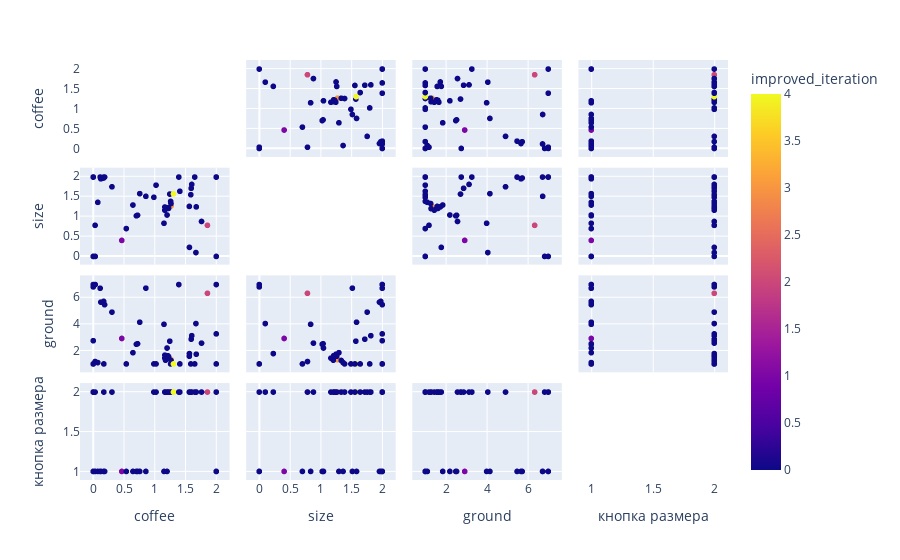

Here is the notebook cell this chart was saved with:
### Code cell
import plotly.express as px

fig = px.scatter_matrix(
    steps_df,
    dimensions=steps_df.columns[:-1],
    color="improved_iteration"
)
fig.update_traces(diagonal_visible=False)
fig.show()

### Figure 1 — Plotly figure (JSON) as saved in the notebook; plotly's stock layout.template omitted (floating-point values rounded to 4 significant figures)
{"data": [{"diagonal": {"visible": false}, "dimensions": [{"axis": {"matches": true}, "label": "coffee", "values": [0.4639, 0.7011, 1.857, 1.67, 1.564, 0.8555, 1.266, 1.15, 0.1688, 0.3043, 1.264, 1.258, 1.2, 1.225, 1.214, 1.165, 1.211, 1.175, 0.1845, 1.186, 0.1234, 1.164, 1.213, 0.7197, 2.0, 0.0, 2.0, 0.0, 0.0, 0.172, 0.02989, 0.0, 0.7562, 0.1123, 0.0, 2.0, 0.03181, 1.244, 1.305, 1.675, 1.761, 1.562, 1.602, 0.07334, 1.391, 0.6455, 1.592, 1.587, 1.65, 1.021, 1.408, 0.9858, 0.5369]}, {"axis": {"matches": true}, "label": "size", "values": [0.4042, 1.023, 0.7836, 0.09786, 0.2285, 1.514, 1.272, 0.8352, 1.976, 1.755, 1.333, 1.388, 1.044, 1.21, 1.227, 1.245, 1.211, 1.204, 2.0, 1.21, 1.955, 1.165, 1.214, 1.038, 2.0, 0.0, 2.0, 0.0, 2.0, 2.0, 0.7843, 2.0, 1.582, 2.0, 2.0, 0.0, 0.0, 1.571, 1.575, 1.249, 0.8808, 1.26, 1.815, 1.363, 2.0, 1.295, 1.717, 1.555, 2.0, 1.796, 1.642, 1.491, 0.7016]}, {"axis": {"matches": true}, "label": "ground", "values": [2.924, 2.489, 6.338, 4.052, 1.781, 6.727, 1.324, 3.994, 5.729, 4.916, 1.261, 1.004, 2.201, 1.554, 1.612, 1.665, 1.612, 1.283, 5.479, 1.62, 5.671, 1.44, 1.592, 2.527, 7.0, 6.823, 3.273, 1.0, 7.0, 1.0, 1.182, 2.756, 4.153, 6.722, 1.0, 1.0, 7.0, 2.72, 1.0, 1.735, 2.574, 1.582, 3.135, 1.101, 7.0, 1.852, 2.87, 1.0, 1.0, 1.0, 1.0, 1.0, 1.0]}, {"axis": {"matches": true}, "label": "кнопка размера", "values": [1, 1, 2, 2, 2, 1, 2, 1, 1, 2, 2, 2, 1, 2, 2, 2, 2, 2, 1, 2, 1, 2, 2, 1, 1, 2, 2, 1, 2, 2, 2, 2, 1, 1, 1, 1, 1, 2, 2, 2, 2, 2, 2, 1, 2, 1, 2, 2, 2, 2, 2, 2, 1]}], "hovertemplate": "%{xaxis.title.text}=%{x}<br>%{yaxis.title.text}=%{y}<br>improved_iteration=%{marker.color}<extra></extra>", "legendgroup": "", "marker": {"color": [1, 0, 2, 0, 0, 0, 3, 0, 0, 0, 0, 0, 0, 0, 0, 0, 0, 0, 0, 0, 0, 0, 0, 0, 0, 0, 0, 0, 0, 0, 0, 0, 0, 0, 0, 0, 0, 0, 4, 0, 0, 0, 0, 0, 0, 0, 0, 0, 0, 0, 0, 0, 0], "coloraxis": "coloraxis", "symbol": "circle"}, "name": "", "showlegend": false, "type": "splom"}], "layout": {"coloraxis": {"colorbar": {"title": {"text": "improved_iteration"}}, "colorscale": [[0.0, "#0d0887"], [0.1111, "#46039f"], [0.2222, "#7201a8"], [0.3333, "#9c179e"], [0.4444, "#bd3786"], [0.5556, "#d8576b"], [0.6667, "#ed7953"], [0.7778, "#fb9f3a"], [0.8889, "#fdca26"], [1.0, "#f0f921"]]}, "dragmode": "select", "legend": {"tracegroupgap": 0}, "margin": {"t": 60}}}
